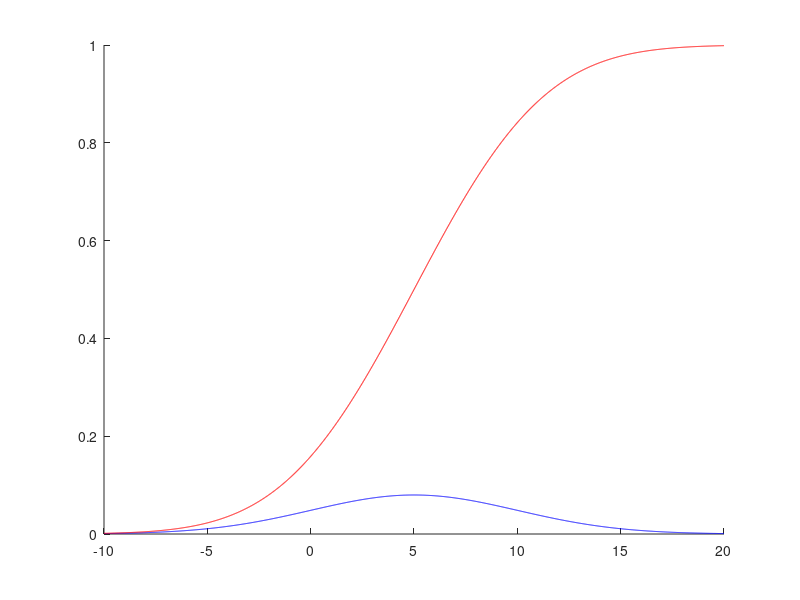

Recreate this plot in MATLAB.
m=input("Dati m: ")
sigma=input("Dati sigma: ")

x=m-3*sigma:0.01:m+3*sigma;
y1=normpdf(x,m,sigma);

hold
plot(x,y1,'b')

y2=normcdf(x,m,sigma);
plot(x,y2,'r')